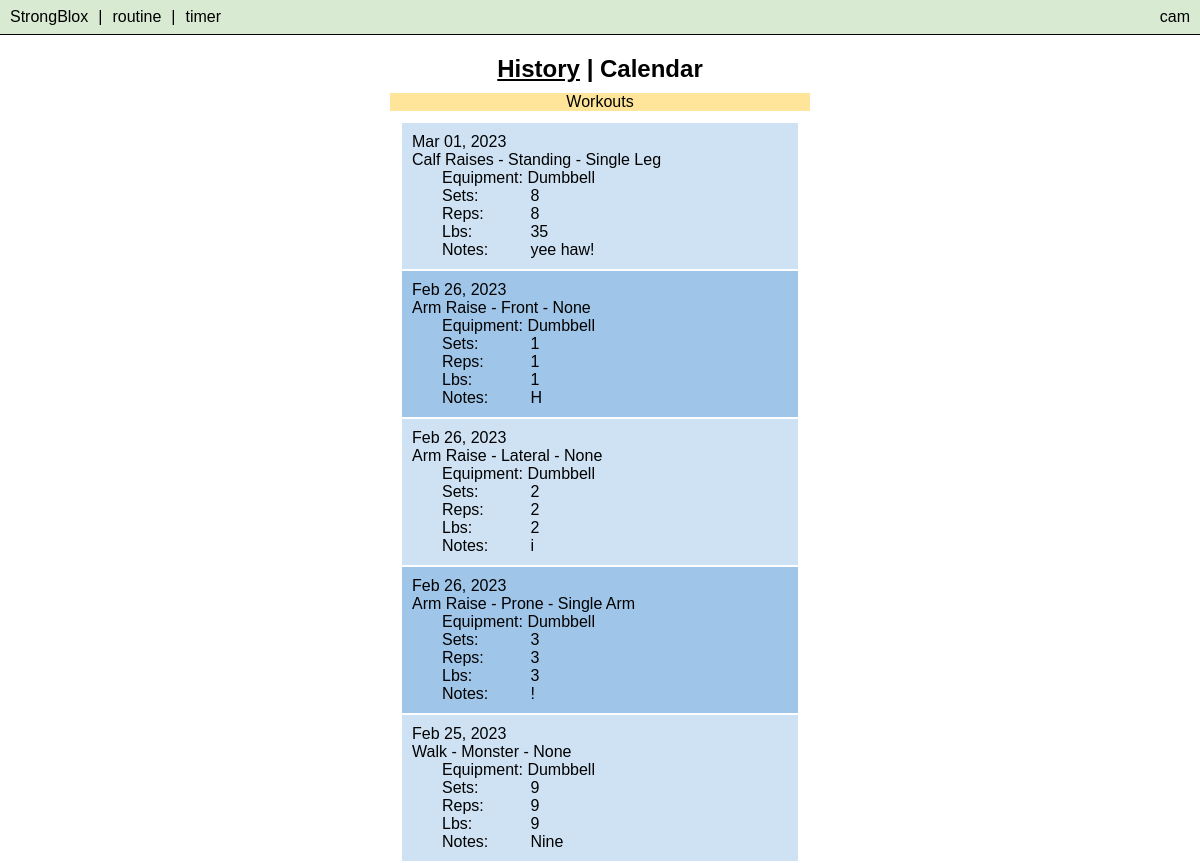
/history (signed in, upper part), run on an earlier commit of the app's database.
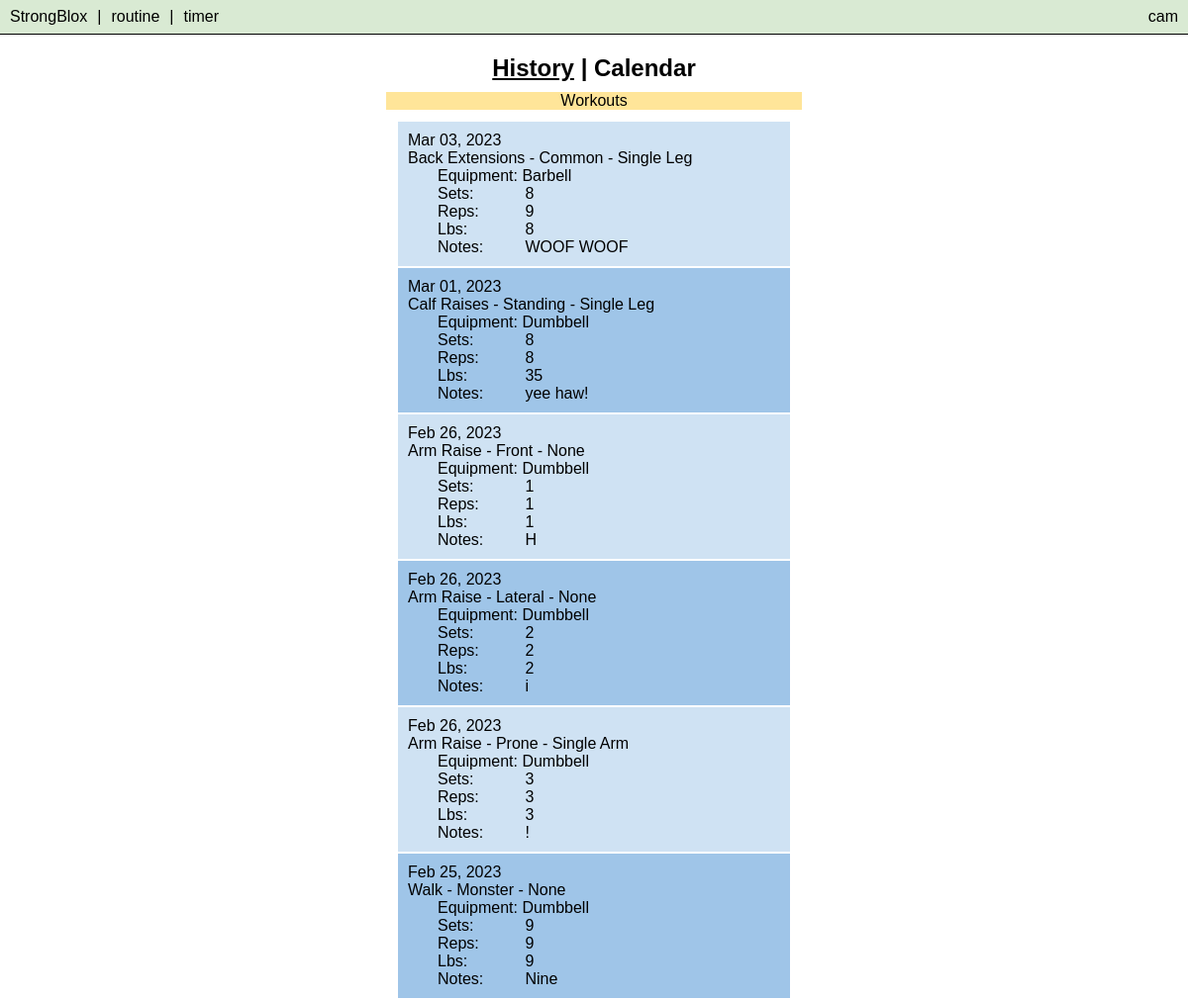
And on a later commit of the database.
### tables this page shows
CREATE TABLE routines (
        routine_id INTEGER PRIMARY KEY,
        workout_id INTEGER,
        date TEXT,
        time TEXT,
        exercise_id INTEGER,
        exercise TEXT NOT NULL,
        variation TEXT,
        antirotation TEXT,
        equipment TEXT,
        sets INTEGER,
        reps INTEGER,
        weight INTEGER,
        notes TEXT,
        focus TEXT,
        muscle TEXT,
        chain TEXT,
        time_to_workout TEXT,
        workout_time INTEGER,
        rest_time INTEGER,
        metronome INTEGER,
        user_id INTEGER NOT NULL
    );

### app.py (the view)
@app.route("/history")
@login_required
def history():
    db = sqlite3.connect("workouts.db")
    db.row_factory = sqlite3.Row
    cur = db.cursor()
    cur.execute("SELECT * FROM routines WHERE user_id IS NULL OR user_id = ? ORDER BY routine_id DESC", (session["user_id"],))
    routines = cur.fetchall()
    return render_template("history.html", routines=routines)

### app.py (called while the page is built)
def login_required(f):
    @wraps(f)
    def decorated_function(*args, **kwargs):
        if session.get("user_id") is None:
            return redirect("/login")
        return f(*args, **kwargs)
    return decorated_function

@app.after_request
def after_request(response):
    response.headers["Cache-Control"] = "no-cache, no-store, must-revalidate"
    response.headers["Expires"] = 0
    response.headers["Pragma"] = "no-cache"
    return response

### templates/history.html (shortened to what this page needs)
{% extends "layout.html" %}
{% block body %}
    <div class="container">
        <div class="section data">
            <h2>
                <a style="text-decoration: underline;" href="{{ url_for('history') }}">History</a> |
                <a href="{{ url_for('calendar') }}">Calendar</a>
            </h2>
            <div>
                <table id="table-history">
                    <div class="sticky">
                            <p class="history-calendar">Workouts</p>
                    </div>
                    <tbody>
                        {% for routine in routines %}
                            <tr>
                                <td>
                                    <span class="parent">{{ routine.date }}</span><br>
                                    <span class="parent">{{ routine.exercise }} - {{ routine.variation }} - {{ routine.antirotation }}</span><br>
                                    <span class="child">Equipment: </span>
                                    <span>{{ routine.equipment }}</span><br>
                                    <span class="child uniformity">Sets: </span>
                                    <span>{{ routine.sets }}</span><br>
                                    <span class="child uniformity">Reps: </span>
                                    <span>{{ routine.reps }}</span><br>
                                    <span class="child uniformity">Lbs: </span>
                                    <span>{{ routine.weight }}</span><br>
                                    <span class="child uniformity">Notes: </span>
                                    <span>{{ routine.notes }}</span>
                                </td>
                            </tr>
                        {% endfor %}
                    </tbody>
                </table>
            </div>
        </div>
    </div>
{% endblock %}

### templates/layout.html (shortened to what this page needs)
<!DOCTYPE html>
<html lang="en">
    <head>
        <link href="/static/styles.css" rel="stylesheet">
    </head>
    <body>
        <header>
            {% if session["user_id"] %}
                <nav>
                    <ul class="nav-bar">
                        <li class="nav-left"><a href="{{ url_for('index') }}">StrongBlox</a></li>
                        <li class="nav-left divider">|</li>
                        <li class="nav-left"><a href="{{ url_for('routine') }}">routine</a></li>
                        <li class="nav-left divider">|</li>
                        <li class="nav-left"><a href="{{ url_for('timer') }}">timer</a></li>
                        <li class="nav-right dropdown">
                            <button class="dropdown-button" id="account-button" onclick="menuDropdown()">{{ session["username"] }}</button>
                        </li>
                </nav>
            {% endif %}
        </header>
        {% block body %}
        {% endblock %}
    </body>
</html>

### static/styles.css (style rules this page uses)
* { font-family: 'Trebuchet MS', sans-serif; }
body { margin: 0px; }
h2 { text-align: center; margin-top: 10px; margin-bottom: 5px; }
p { margin-top: 10px; margin-bottom: 5px; }
a { text-decoration: none; color: black; }
header { padding: 8px; border-bottom: 1px solid black; position:fixed; top: 0; width: 100%; left: 50%; transform: translateX(-50%); background-color: #d9ead3; z-index: 2; }
.nav-bar { list-style-type: none; margin: 0; padding: 0px 10px; overflow:visible; }
.nav-bar li { display: inline; }
.nav-left { float: left; }
.nav-right { float: right; }
.divider { padding: 0px 10px; }
.container { margin-bottom: 10px; padding-bottom: 10px; position: relative; width: 100%; overflow: auto; top: 40px; bottom: 0px; left: 50%; transform: translateX(-50%); }
.section { padding: 5px; margin-left: auto; margin-right: auto; width: fit-content; }
.data { background-color: white; }
.dropdown-button { font-size: 16px; padding: 0; border: none; background: none; color: black; }
.dropdown { position: relative; display: inline-block; }
.sticky { position: sticky; }
.history-calendar { text-align: center; background-color: #ffe599; }
#table-history { margin: 10px; width: 90vw; max-width: 400px; }
#table-history td { padding: 10px; }
.uniformity { display: inline-block; width: 84px; }
#table-history td > span.child { padding-left: 30px; }
#table-history tbody tr:nth-child(even) { background-color: #9fc5e8; }
#table-history tbody tr:nth-child(odd) { background-color: #cfe2f3; }

What changed in the data, as far as the page shows it:
added routines: date "Mar 03, 2023", exercise "Back Extensions", variation "Common", antirotation "Single Leg", equipment "Barbell", sets "8", reps "9", weight "8", notes "WOOF WOOF"
